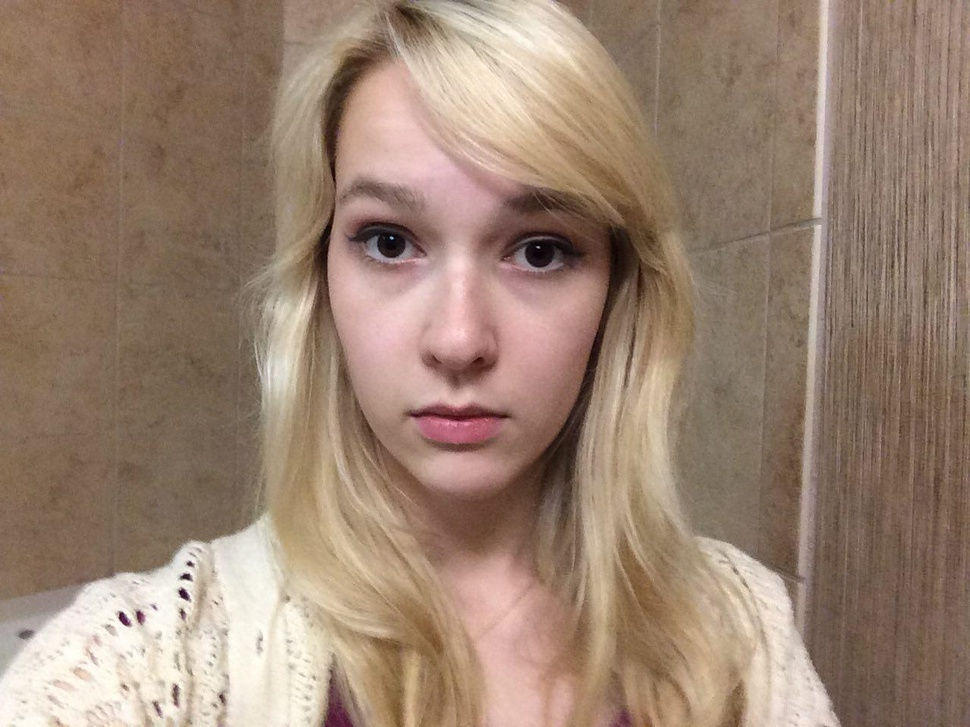
#> input picture drone/pic/m_0.jpg, 970 x 727 px, shrunk from 1280 x 960 before the run
$ python FacialRecognition.py   (Python 2 division)   (older library calls are emulated)
#> lines starting #> are read from the running program, lines starting #| are printed output that depends on the picture; after the words box and inside, x2 and y2 are one past the last pixel; in counts of white or black regions, pixels touching at a corner belong together
# Import necessary libraries
import cv2
import urllib

def get_faces(img_path, faceCascade):
#> called with img_path = 'pic/m_0.jpg'
    img = cv2.imread("pic/m_0.jpg")
#> img is the input picture: shape (727, 970, 3); mean B, G, R 113.5, 130.9, 155

    # And convert to gray-scale for processing
    gray = cv2.cvtColor(img,cv2.COLOR_BGR2GRAY)
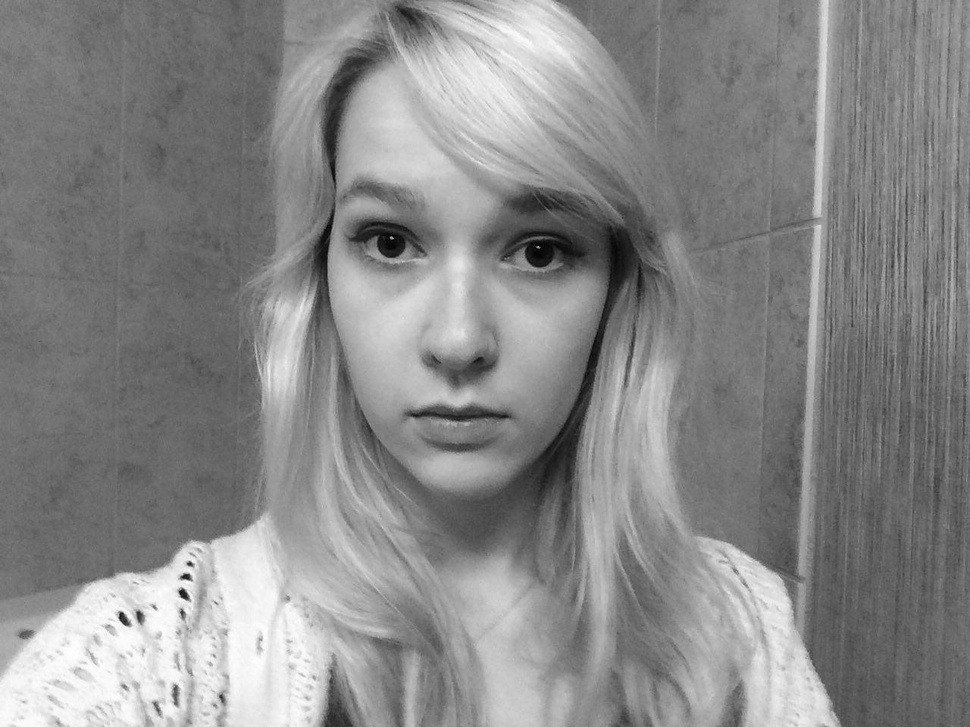
#> gray: shape (727, 970); min 1, max 254, mean 136.1
    faces = faceCascade.detectMultiScale(gray,scaleFactor=1.1,minNeighbors=5, minSize=(30, 30), flags = cv2.cv.CV_HAAR_SCALE_IMAGE)
#> faces = [[252, 87, 425, 425]]
    return faces, img

# Grab the image
urllib.urlretrieve("http://stephaniemoyerman.com/wp-content/uploads/2015/06/DSC_0713_linkedin.jpg", "Steph.jpg")

# And grab the config file for facial recognition
urllib.urlretrieve("https://raw.githubusercontent.com/Itseez/opencv/master/data/haarcascades/haarcascade_frontalface_alt.xml","haarcascade_frontalface_alt.xml")

# Use openCV to load the image
#img = cv2.imread("pic/m_0.jpg")

# And convert to gray-scale for processing
#gray = cv2.cvtColor(img,cv2.COLOR_BGR2GRAY)

# Create the classifier and run the algorithm
faceCascade = cv2.CascadeClassifier("haarcascade_frontalface_alt.xml")

faces, img = get_faces("pic/m_0.jpg",faceCascade)
#> faces = [[252, 87, 425, 425]]
#faces = faceCascade.detectMultiScale(gray,scaleFactor=1.1,minNeighbors=5, minSize=(30, 30), flags = cv2.cv.CV_HAAR_SCALE_IMAGE)

# For each face found in the image, draw a box around it
for (x,y,w,h) in faces:
    print "pls1"
    cv2.rectangle(img,(x,y),(x+w,y+h),(255,0,0),2)
#> this loop made 1 pass
#| pls1
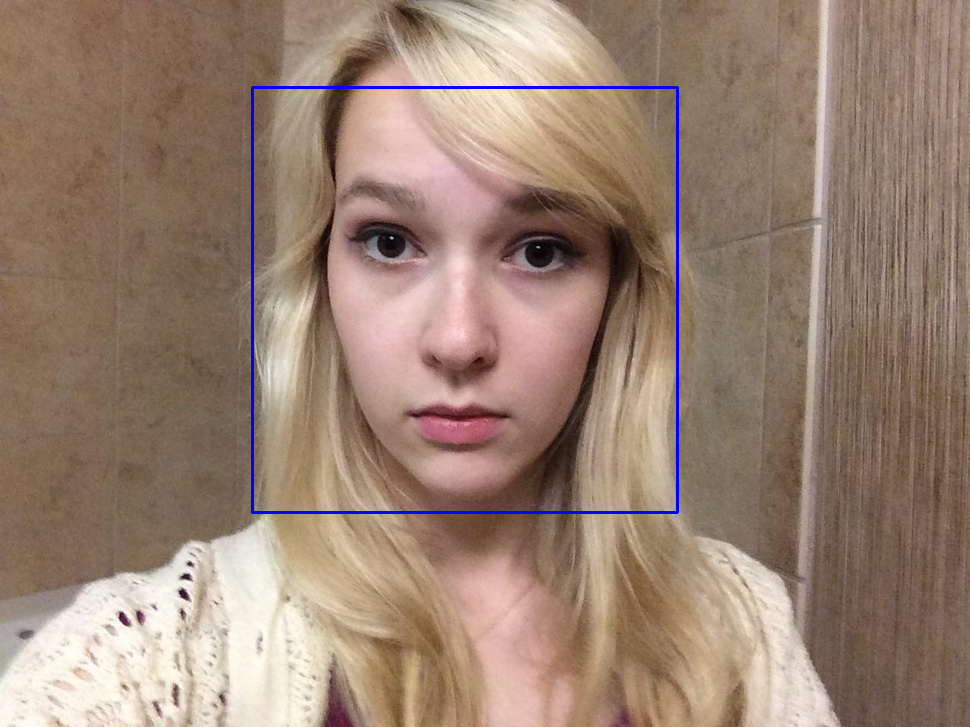
#> img: shape (727, 970, 3); 0.72% of pixels changed, all inside (x1, y1, x2, y2) = (251, 86, 679, 514)

# Write the image back out to a file
cv2.imwrite("BK_facefound.png",img)

$ run again, with drone/pic/m_1.jpg copied over drone/pic/m_0.jpg
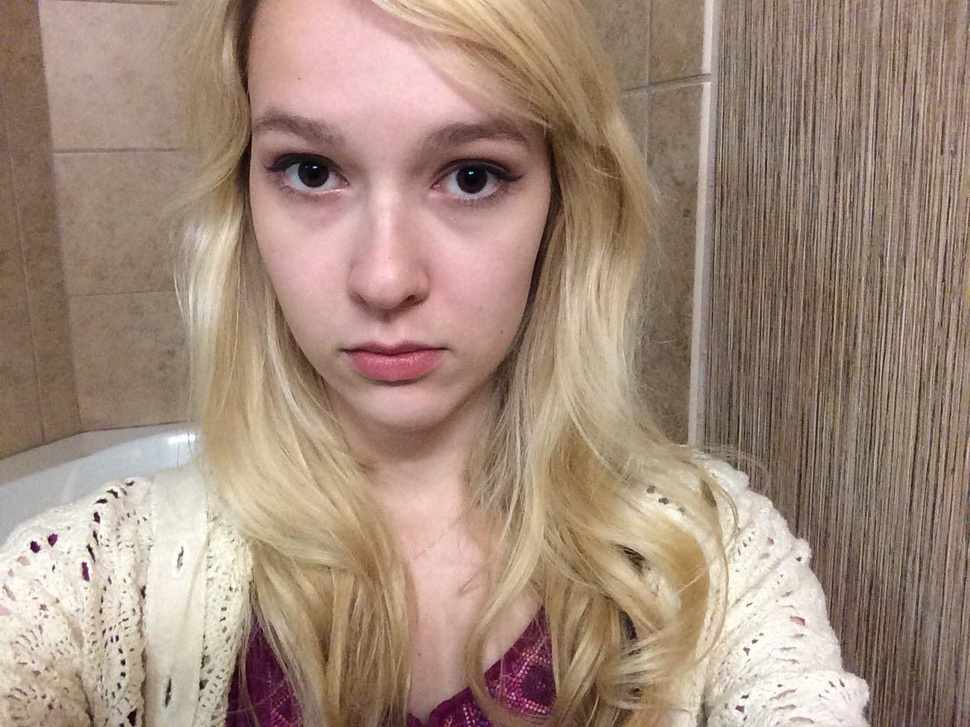
#> input picture drone/pic/m_1.jpg, 970 x 727 px, shrunk from 1280 x 960 before the run
#> in get_faces, img is the input picture: shape (727, 970, 3); mean B, G, R 123.5, 139.1, 162.4
#> in get_faces, `gray = cv2.cvtColor(img,cv2.COLOR_BGR2GRAY)`:
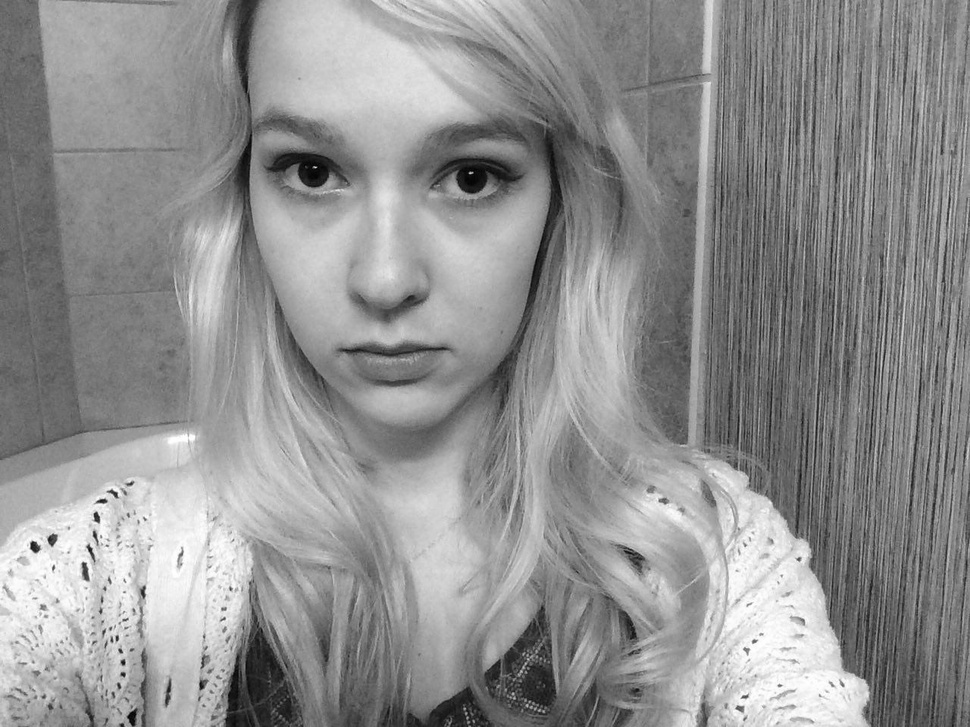
#> gray: shape (727, 970); min 1, max 255, mean 144.3
#> in get_faces, `faces = faceCascade.detectMultiScale(gray,scaleFactor=1.1,minNeighbors..`: faces = [[205, 40, 376, 376]]
#> the loop `for (x,y,w,h) in faces:` made 1 pass
#> (printed output is left out)
#> after the loop `for (x,y,w,h) in faces:`:
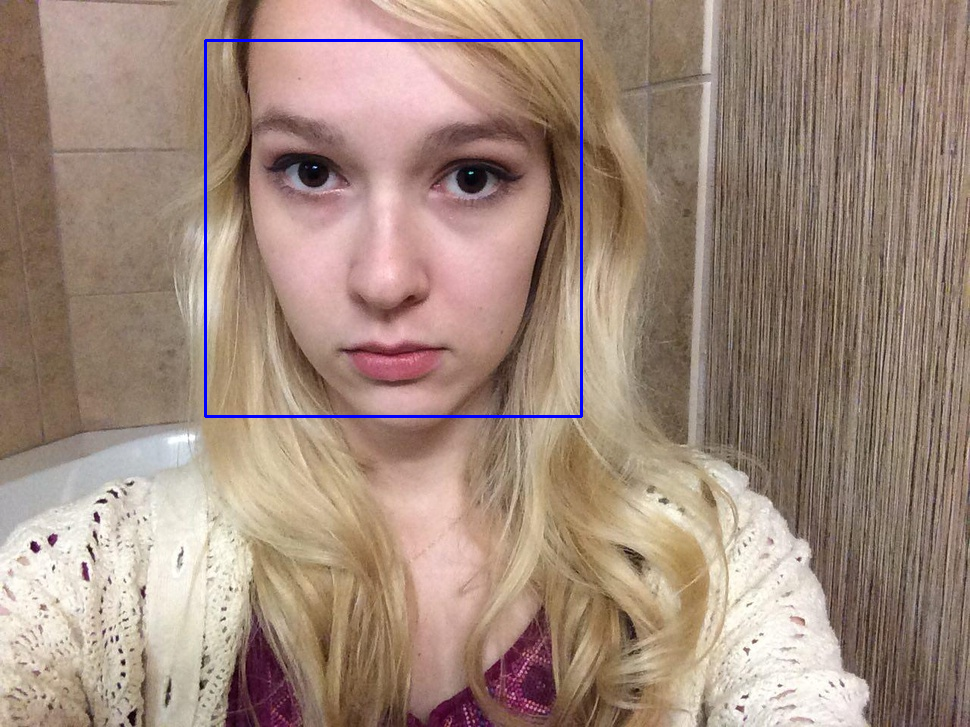
#> img: shape (727, 970, 3); 0.64% of pixels changed, all inside (x1, y1, x2, y2) = (204, 39, 583, 418)

$ run again, with drone/pic/m_2.jpg copied over drone/pic/m_0.jpg
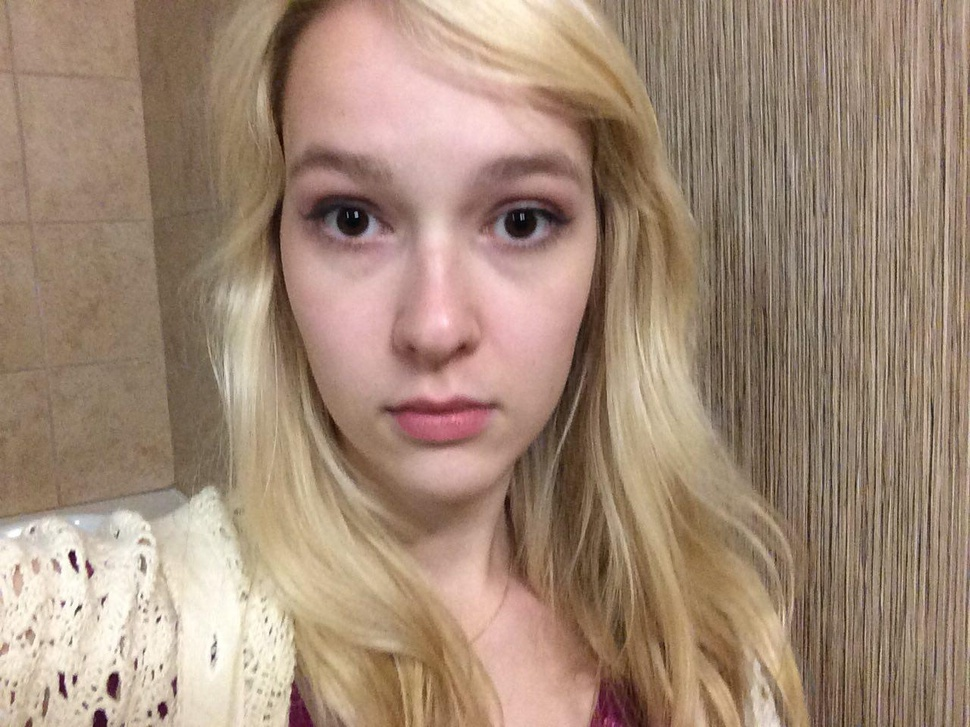
#> input picture drone/pic/m_2.jpg, 970 x 727 px, shrunk from 1280 x 960 before the run
#> in get_faces, img is the input picture: shape (727, 970, 3); mean B, G, R 119, 138.2, 162.7
#> in get_faces, `gray = cv2.cvtColor(img,cv2.COLOR_BGR2GRAY)`:
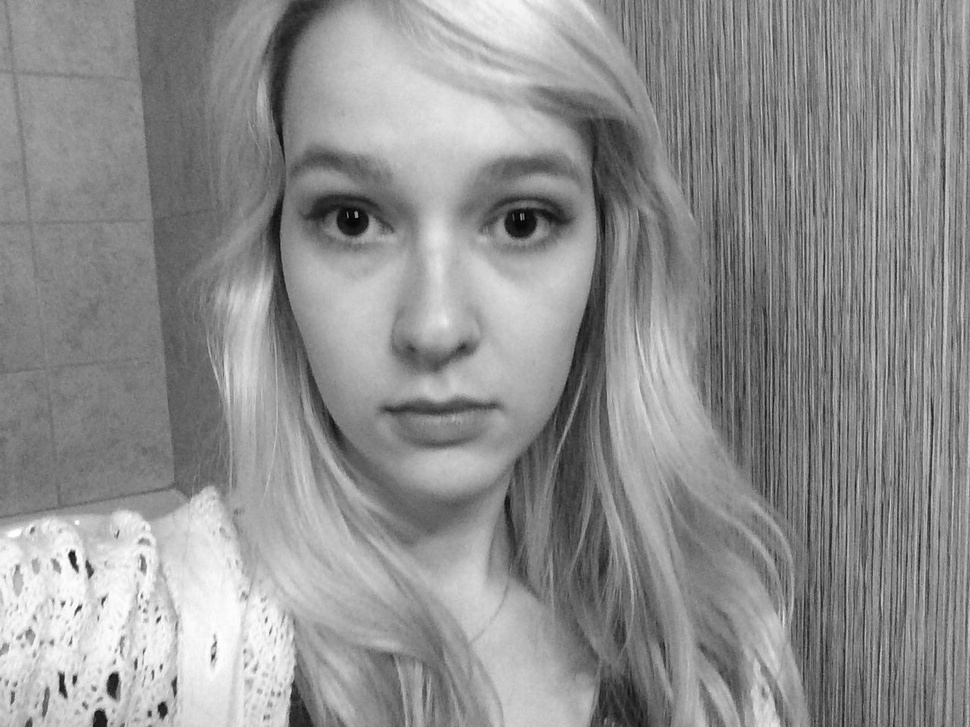
#> gray: shape (727, 970); min 0, max 255, mean 143.3
#> in get_faces, `faces = faceCascade.detectMultiScale(gray,scaleFactor=1.1,minNeighbors..`: faces = [[224, 57, 434, 434]]
#> the loop `for (x,y,w,h) in faces:` made 1 pass
#> (printed output is left out)
#> after the loop `for (x,y,w,h) in faces:`:
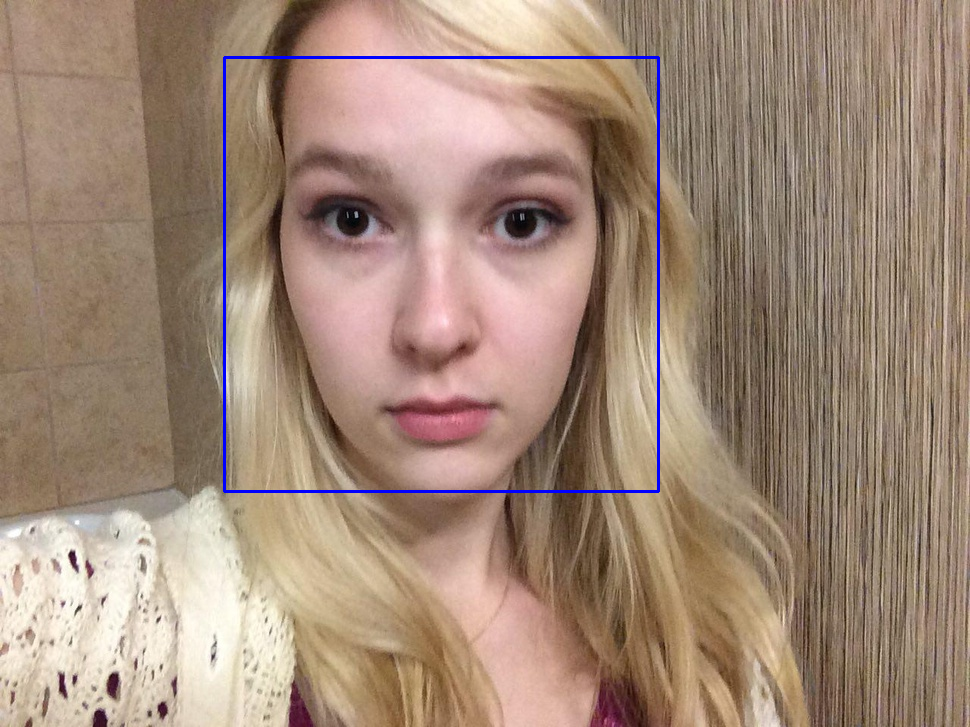
#> img: shape (727, 970, 3); 0.74% of pixels changed, all inside (x1, y1, x2, y2) = (223, 56, 660, 493)

$ run again, with drone/pic/m_3.jpg copied over drone/pic/m_0.jpg
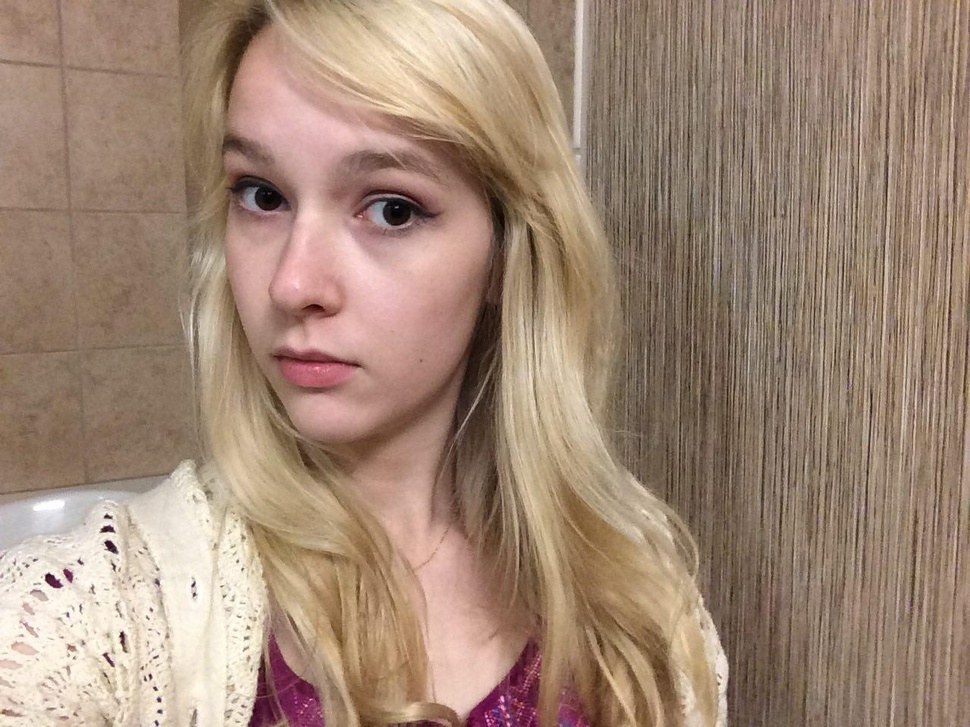
#> input picture drone/pic/m_3.jpg, 970 x 727 px, shrunk from 1280 x 960 before the run
#> in get_faces, img is the input picture: shape (727, 970, 3); mean B, G, R 117.8, 135.9, 161
#> in get_faces, `gray = cv2.cvtColor(img,cv2.COLOR_BGR2GRAY)`:
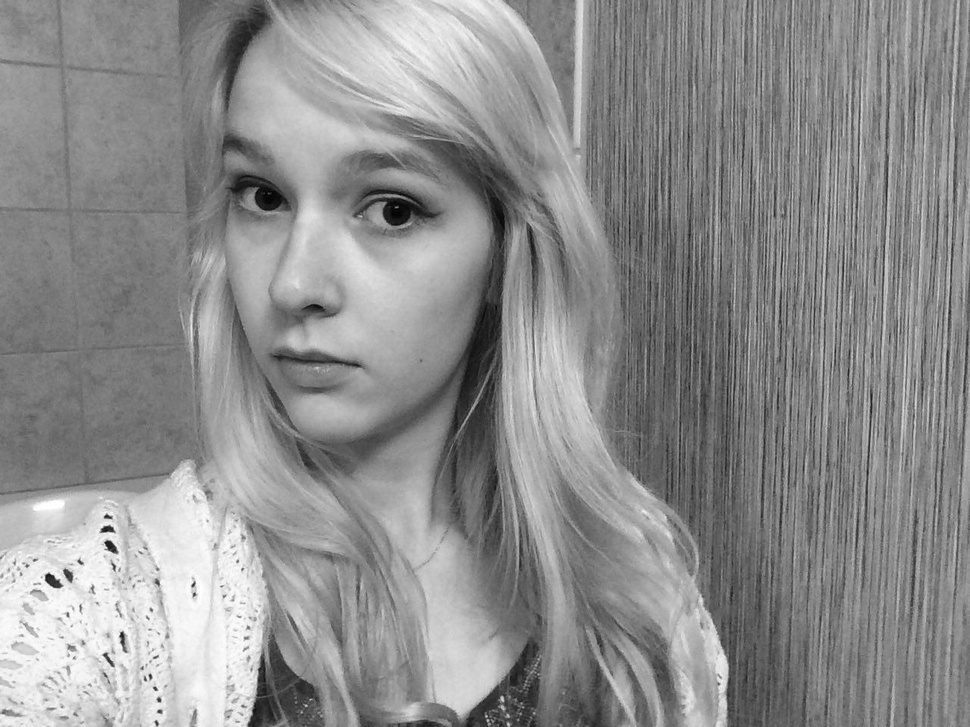
#> gray: shape (727, 970); min 1, max 255, mean 141.3
#> in get_faces, `faces = faceCascade.detectMultiScale(gray,scaleFactor=1.1,minNeighbors..`: faces = [[134, 58, 372, 372]]
#> the loop `for (x,y,w,h) in faces:` made 1 pass
#> (printed output is left out)
#> after the loop `for (x,y,w,h) in faces:`:
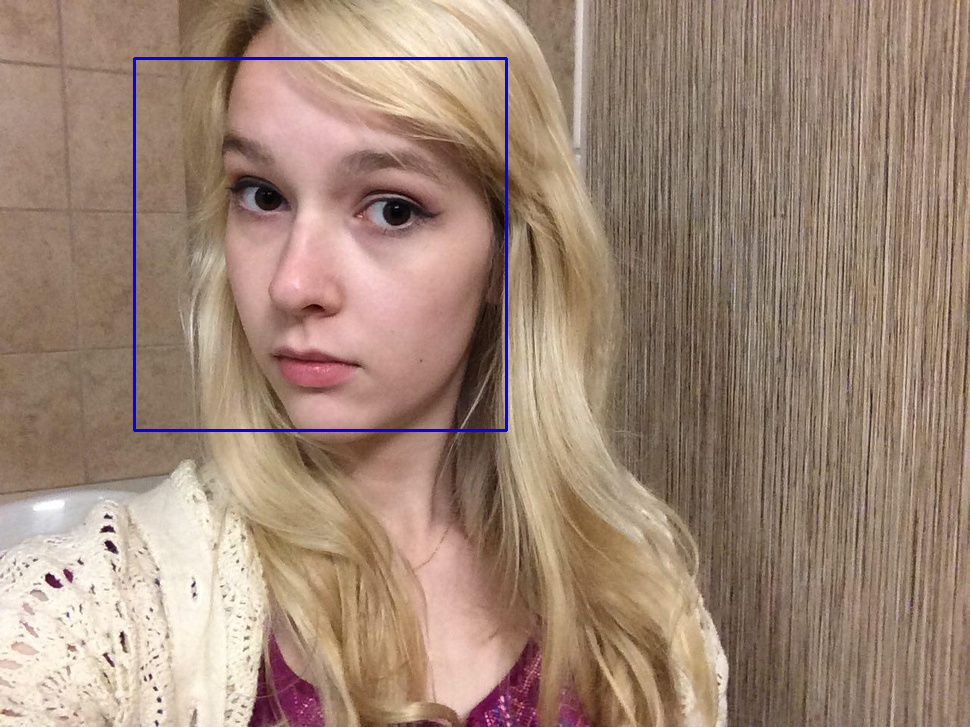
#> img: shape (727, 970, 3); 0.63% of pixels changed, all inside (x1, y1, x2, y2) = (133, 57, 508, 432)
